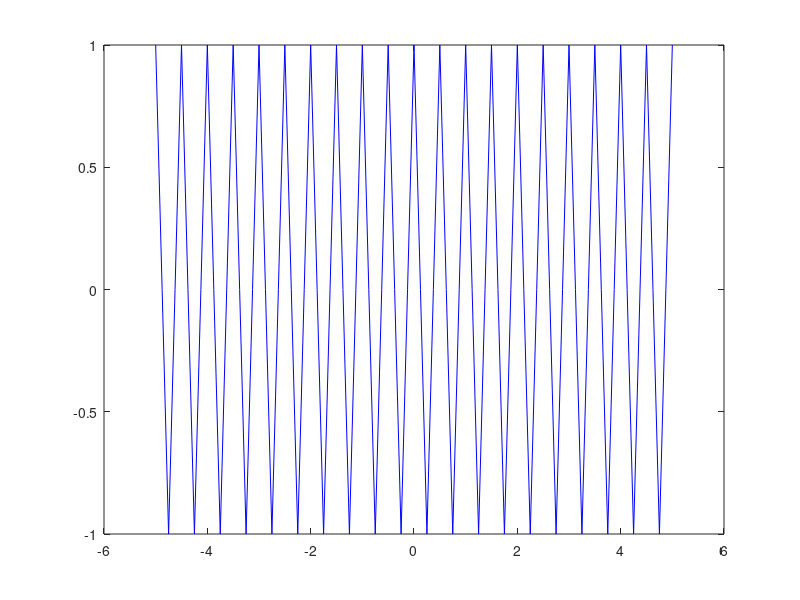
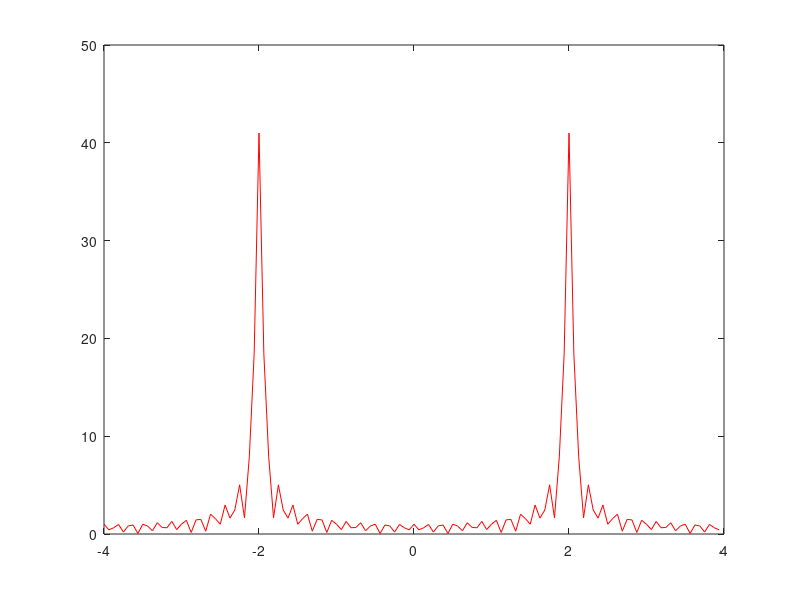

MATLAB code for these plots, in order:
clc,clear,close all

s = @(t) cos(2*pi*2*t);

fs = 8; dt = 1/fs;
tspan = -5 : dt : 5; Nt = length(tspan);

Nf = 2^ceil(log2(Nt));
S = fftshift(fft(s(tspan), Nf));
fspan = fs * (-Nf/2 : Nf/2-1)/Nf;

plot(tspan, s(tspan), 'b')
figure, plot(fspan, abs(S), 'r')